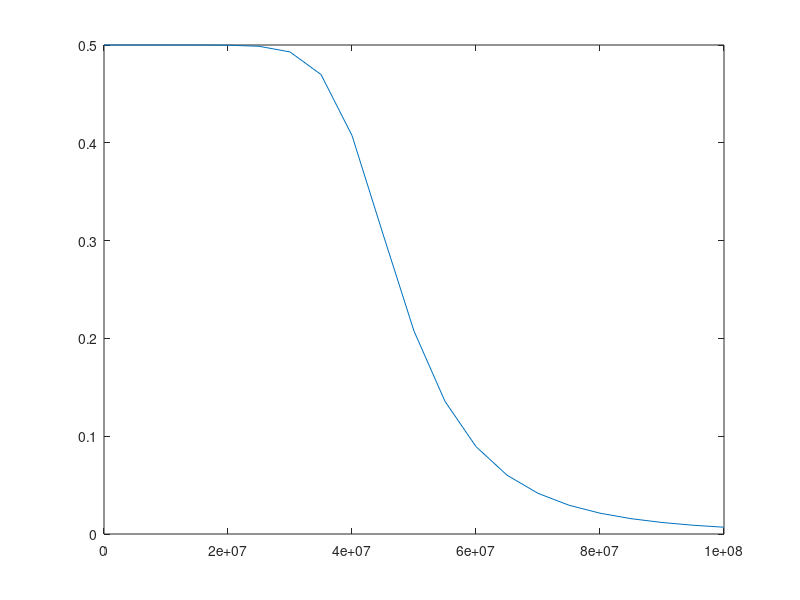

The MATLAB source for this figure:
j=sqrt(-1);
%f=100;
C1=47*10^(-12);
C2=150*10^(-12);
C3=47*10^(-12);
L1=300*10^(-9);
L2=300*10^(-9);
Rg=50;
Vg=1;
f=1:21;
ratio=1:21;

f(1)=0;
ratio(1)=0.5;

for i=1:20;
    f(i+1)=5*10^6*i;
    w=2*pi*f(i+1);
    Zc1=-j/(w*C1);
    Zc2=-j/(w*C2);
    Zc3=-j/(w*C3);
    Zl1=j*w*L1;
    Zl2=j*w*L2;
    A=[-Rg*Zc1 (Rg*Zc1+Rg*Zl1+Zl1*Zc1) 0; (Zl2*Zl1+Zl1*Zc2+Zl2*Zc2) -Zl2*Zc2 -Zl1*Zc2; -Zc3*Rg 0 (Zl2*Zc3+Rg*Zc3+Rg*Zl2)];
    b=[Zl1*Zc1*Vg; 0; 0];
    V=A\b;
    Vo=V(3);
    ratio(i+1)=abs(Vo/Vg);
end

plot(f,ratio)
